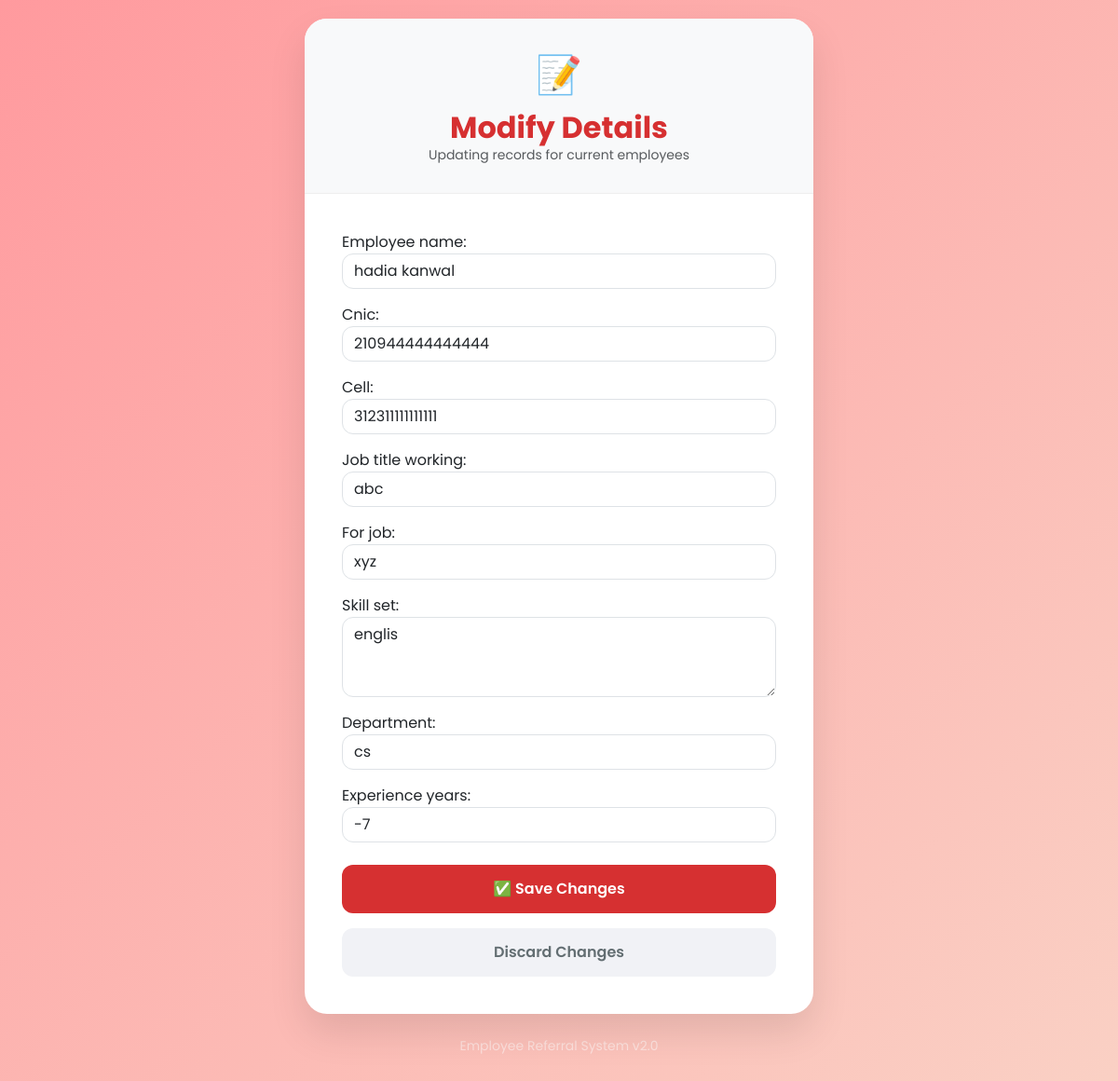
Page /referral/update/?id=2 on the committed database.
### referral/models.py (models this page shows, shortened)
class Employee(models.Model):
    employee_name = models.CharField(max_length=200)
    cnic = models.CharField(max_length=15)
    cell = models.CharField(max_length=15)
    job_title_working = models.CharField(max_length=200)
    for_job = models.CharField(max_length=200)
    skill_set = models.TextField()
    department = models.CharField(max_length=200)
    experience_years = models.IntegerField()

### referral/views.py (the view)
# urls.py: path('update/', views.updateEmployee, name='updateEmployee'),
def updateEmployee(request):
    id = request.GET['id']
    employee = Employee.objects.get(id=id)
    form = EmployeeForm(instance=employee)
    if request.method == 'POST':
        form = EmployeeForm(request.POST, instance=employee)
        if form.is_valid():
            form.save()
            return redirect('showAll')
    return render(request, 'updateForm.html', {'form': form})

### referral/forms.py
class EmployeeForm(forms.ModelForm):
    class Meta:
        model = Employee
        fields = ['employee_name', 'cnic', 'cell', 'job_title_working',
                  'for_job', 'skill_set', 'department', 'experience_years']
        widgets = {
            'employee_name': forms.TextInput(attrs={'class': 'form-control'}),
            'cnic': forms.TextInput(attrs={'class': 'form-control'}),
            'cell': forms.TextInput(attrs={'class': 'form-control'}),
            'job_title_working': forms.TextInput(attrs={'class': 'form-control'}),
            'for_job': forms.TextInput(attrs={'class': 'form-control'}),
            'skill_set': forms.Textarea(attrs={'class': 'form-control', 'rows': 3}),
            'department': forms.TextInput(attrs={'class': 'form-control'}),
            'experience_years': forms.NumberInput(attrs={'class': 'form-control'}),
        }

### referral/templates/updateForm.html (shortened to what this page needs)
<!DOCTYPE html>
<html lang="en">
<head>
    <link href="https://cdn.jsdelivr.net/npm/bootstrap@5.3.0/dist/css/bootstrap.min.css" rel="stylesheet">
</head>
<body>
<div class="container">
    <div class="row justify-content-center">
        <div class="col-lg-6 col-md-8">
            <div class="card update-card">
                <div class="card-header-custom">
                    <span style="font-size: 40px;">📝</span>
                    <h2 class="page-title mt-2">Modify Details</h2>
                    <p class="text-muted small mb-0">Updating records for current employees</p>
                </div>
                <div class="form-body">
                    <form method="POST">
                        <div class="mb-4">
                            {{ form.as_p }}
                        </div>
                        <div class="d-grid gap-3">
                            <button type="submit" class="btn btn-update">
                                ✅ Save Changes
                            </button>
                            <a href="/referral/" class="btn btn-cancel">
                                Discard Changes
                            </a>
                        </div>
                    </form>
                </div>
            </div>
            <p class="text-center mt-4 text-white-50 small">
                Employee Referral System v2.0
            </p>
        </div>
    </div>
</div>
</body>
</html>

### referral/templates/updateForm.html (style rules this page uses)
body { font-family: 'Poppins', sans-serif; background: linear-gradient(135deg, #ff9a9e 0%, #fad0c4 99%, #fad0c4 100%); min-height: 100vh; display: flex; align-items: center; justify-content: center; margin: 0; padding: 20px; }
.update-card { background: #ffffff; border-radius: 24px; border: none; box-shadow: 0 20px 40px rgba(0,0,0,0.1); overflow: hidden; }
.card-header-custom { background: #f8f9fa; padding: 30px; text-align: center; border-bottom: 1px solid #eee; }
.page-title { font-weight: 700; color: #d63031; margin: 0; }
.form-body { padding: 40px; }
input, select, textarea { display: block; width: 100%; padding: 12px 15px; font-size: 0.95rem; border: 2px solid #f1f2f6; border-radius: 12px !important; transition: all 0.3s ease; }
.btn-update { background: #d63031; color: white; border: none; padding: 14px; font-weight: 600; border-radius: 12px; transition: all 0.3s ease; }
.btn-cancel { background: #f1f2f6; color: #636e72; border: none; padding: 14px; font-weight: 600; border-radius: 12px; text-decoration: none; text-align: center; }

### rows in the picture
Employee: employee_name "hadia kanwal", cnic "210944444444444", cell "312311111111111", job_title_working "abc", for_job "xyz", skill_set "englis", department "cs", experience_years "-7"
